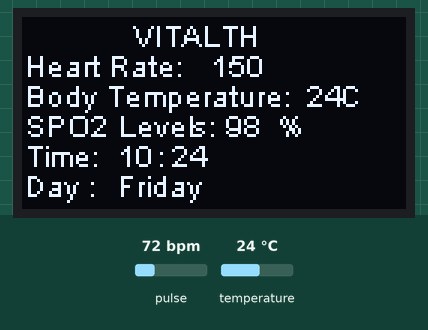
Bench run of a sketch on a simulated ESP8266 (NodeMCU). Parts: 128×64 one-colour display. The test bench sets the inputs (shaded band); at power-on: temperature 24 °C, pulse 72 bpm. WiFi joins after 1.5 s; servers stay silent unless stated; network time is answered at once with the bench clock; the local clock reads 2024-03-15 10:24:30 at power-on unless the sketch sets it; random numbers use the default seed unless the sketch sets one; what the sketch prints to the serial monitor is not drawn.

Above: at 2.7 s.
2.8 s: temperature set to 12 °C
At 3.46 s:
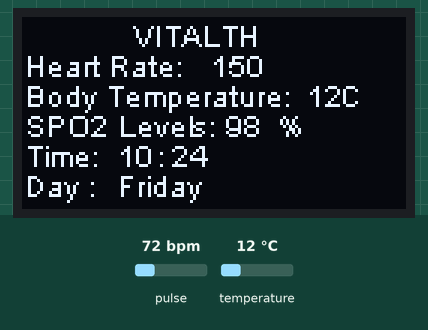
4.3 s: temperature set to 19 °C
At 4.8 s:
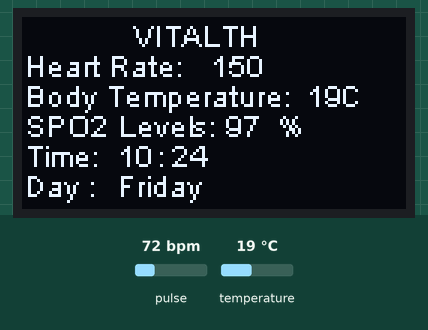
5.8 s: temperature set to 28 °C
At 6.01 s:
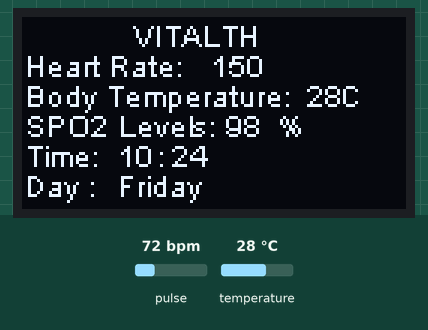

The sketch:

WATCH_CODE.ino
```cpp
#include <Wire.h>
#include "MAX30105.h"

#include "NTPClient.h"
#include "ESP8266WiFi.h"
#include "WiFiUdp.h"

#include "heartRate.h"
#include "SH1106Wire.h"
SH1106Wire display(0x3c, SDA, SCL);

MAX30105 particleSensor;

const byte RATE_SIZE = 2; //Increase this for more averaging. 4 is good.
byte rates[RATE_SIZE]; //Array of heart rates
byte rateSpot = 0;
long lastBeat = 0; //Time at which the last beat occurred

float beatsPerMinute;
int beatAvg;

const char *ssid = "iot";
const char *password = "iot@12345";

const long utcOffsetInSeconds = 19800;

char daysOfTheWeek[7][12] = {"Sunday", "Monday", "Tuesday", "Wednesday", "Thursday", "Friday", "Saturday"};

// Define NTP Client to get time
WiFiUDP ntpUDP;
NTPClient timeClient(ntpUDP, "pool.ntp.org", utcOffsetInSeconds);


void fillRect(void) {
  uint8_t color = 1;
  for (int16_t i = 0; i < display.getHeight() / 2; i += 3) {
    display.setColor((color % 2 == 0) ? BLACK : WHITE); // alternate colors
    display.fillRect(i, i, display.getWidth() - i * 2, display.getHeight() - i * 2);
    display.display();
    delay(10);
    color++;
  }
  // Reset back to WHITE
  display.setColor(WHITE);
}


void setup()
{
  display.init();
  display.setContrast(255);
  Serial.begin(115200);
  Serial.println("Initializing...");

  // Initialize sensor
  if (!particleSensor.begin(Wire, I2C_SPEED_FAST)) //Use default I2C port, 400kHz speed
  {
    Serial.println("MAX30105 was not found. Please check wiring/power. ");
    while (1);
  }
  Serial.println("Place your index finger on the sensor with steady pressure.");
  randomSeed(analogRead(0));
  particleSensor.setup(); //Configure sensor with default settings
  particleSensor.setPulseAmplitudeRed(0x0A); //Turn Red LED to low to indicate sensor is running
  particleSensor.setPulseAmplitudeGreen(0); //Turn off Green LED
  particleSensor.enableDIETEMPRDY(); //Enable the temp ready interrupt. This is required.


  WiFi.begin(ssid, password);
  while ( WiFi.status() != WL_CONNECTED ) {
  fillRect();
  delay ( 500 );
  Serial.print ( "." );
  display.clear();
}

timeClient.begin();
}

void loop()
{
  long irValue = particleSensor.getIR();

  if (checkForBeat(irValue) == true)
  {
    //We sensed a beat!
    long delta = millis() - lastBeat;
    lastBeat = millis();

    beatsPerMinute = 60 / (delta / 1000.0);

    if (beatsPerMinute < 255 && beatsPerMinute > 20)
    {
      rates[rateSpot++] = (byte)beatsPerMinute; //Store this reading in the array
      rateSpot %= RATE_SIZE; //Wrap variable

      //Take average of readings
      beatAvg = 0;
      for (byte x = 0 ; x < RATE_SIZE ; x++)
        beatAvg += rates[x];
      beatAvg /= RATE_SIZE;
    }
  }

  float temperature = particleSensor.readTemperature();
  Serial.print("temperatureC=");
  Serial.print(temperature, 4);

  Serial.print("IR=");
  Serial.print(irValue);
  int temp=temperature;
  int heart=(irValue/1000)+50;

  long rand;
  rand = random(97, 99);

  display.clear();
  display.setFont(ArialMT_Plain_10);

  String myh = String(heart);
  String myt = String(temp);
  String mysp= String(rand);
  String hour= String(timeClient.getHours());
  String minu= String(timeClient.getMinutes());
  String day= String(daysOfTheWeek[timeClient.getDay()]);

  timeClient.update();

  display.drawString(34,0," VITALTH");
  display.drawString(1,10,"Heart Rate: "); display.drawString(63,10,myh);
  display.drawString(1,20,"Body Temperature: "); display.drawString(95,20,myt);display.drawString(106,20,"C ");
  display.drawString(1,30,"SPO2 Levels: "); display.drawString(68,30,mysp);display.drawString(85,30,"%");
  display.drawString(1,40,"Time: "); display.drawString(32,40,hour);display.drawString(45,40,":");display.drawString(50,40,minu);
  display.drawString(1,50,"Day : "); display.drawString(32,50,day);
  display.display();
  Serial.println();
}
```

Measured:
- what the display in image 3 shows lasts 0.4 s, from 5.8 s to 6.2 s
